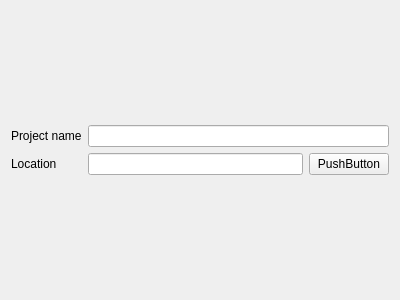
<?xml version="1.0" encoding="UTF-8"?>
<ui version="4.0">
 <class>NewProjectWizardPage1</class>
 <widget class="QWizardPage" name="NewProjectWizardPage1">
  <property name="geometry">
   <rect>
    <x>0</x>
    <y>0</y>
    <width>400</width>
    <height>300</height>
   </rect>
  </property>
  <property name="windowTitle">
   <string>WizardPage</string>
  </property>
  <property name="title">
   <string>Start a new project</string>
  </property>
  <property name="subTitle">
   <string>Choose a project directory</string>
  </property>
  <layout class="QVBoxLayout" name="verticalLayout">
   <item>
    <layout class="QFormLayout" name="formLayout">
     <property name="formAlignment">
      <set>Qt::AlignLeading|Qt::AlignLeft|Qt::AlignVCenter</set>
     </property>
     <item row="0" column="0">
      <widget class="QLabel" name="labelProjectName">
       <property name="text">
        <string>Project name</string>
       </property>
      </widget>
     </item>
     <item row="0" column="1">
      <widget class="QLineEdit" name="lineEditProjectName"/>
     </item>
     <item row="1" column="0">
      <widget class="QLabel" name="labelLocation">
       <property name="text">
        <string>Location</string>
       </property>
      </widget>
     </item>
     <item row="1" column="1">
      <layout class="QHBoxLayout" name="horizontalLayout">
       <item>
        <widget class="QLineEdit" name="lineEditLocation"/>
       </item>
       <item>
        <widget class="QPushButton" name="pushButtonFileDialog">
         <property name="text">
          <string>PushButton</string>
         </property>
        </widget>
       </item>
      </layout>
     </item>
    </layout>
   </item>
  </layout>
 </widget>
 <resources/>
 <connections/>
</ui>
